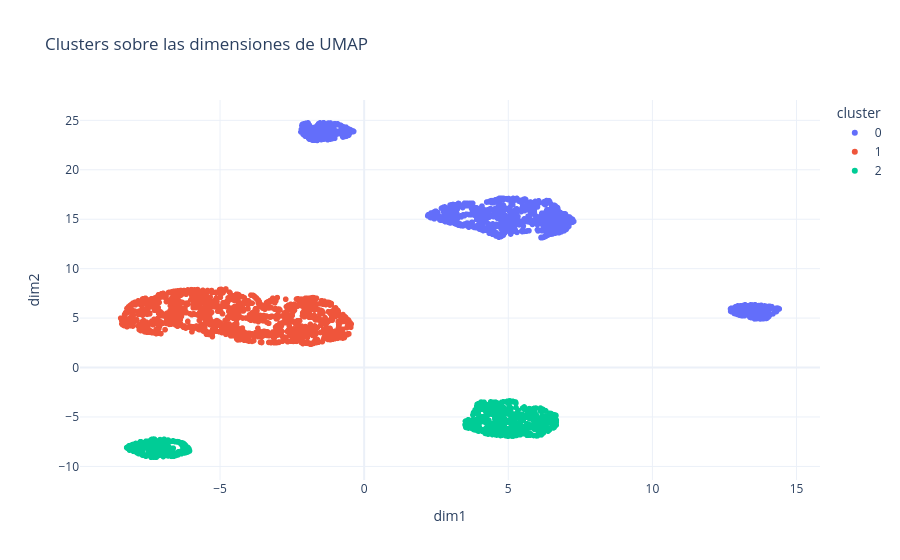
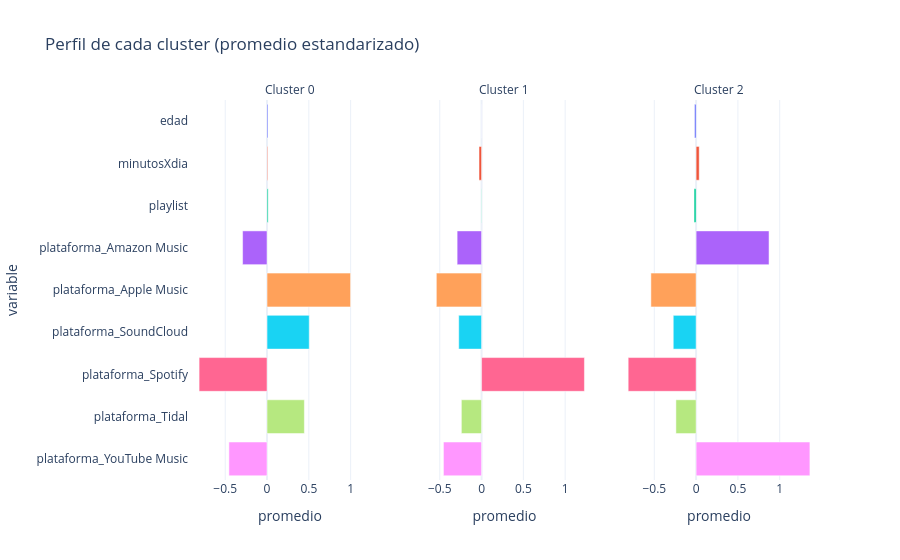

Source (notebook cell) for these figures, in order:
### Markdown cell above
# Ahora separando las plataformas para poder separar clientes por tipo de pltaforma

### Code cell
seg_plat = MODELO_UMAP("../../DATA/PROCESSED/music_streaming_habits_limpio.csv")
seg_plat.preparar_datos(["edad", "minutosXdia", "playlist"], categoricas=["plataforma"])
seg_plat.aplicar_umap()
seg_plat.agrupar(n_clusters=3)
seg_plat.graficar_clusters(hover=["plataforma", "genero_favorito", "estado_animo"])
seg_plat.graficar_barras_clusters()

### Figure 1 — Plotly figure (JSON) as saved in the notebook; plotly's stock layout.template omitted (floating-point values rounded to 4 significant figures; data arrays with more than 128 entries replaced by an {"elided": "..."} marker saying what was removed)
{"data": [{"customdata": {"elided": "1405x3 str values"}, "hovertemplate": "cluster=0<br>dim1=%{x}<br>dim2=%{y}<br>plataforma=%{customdata[0]}<br>genero_favorito=%{customdata[1]}<br>estado_animo=%{customdata[2]}<extra></extra>", "legendgroup": "0", "marker": {"color": "#636efa", "symbol": "circle"}, "mode": "markers", "name": "0", "showlegend": true, "x": {"elided": "1405 float values"}, "xaxis": "x", "y": {"elided": "1405 float values"}, "yaxis": "y", "type": "scattergl"}, {"customdata": {"elided": "1591x3 str values"}, "hovertemplate": "cluster=1<br>dim1=%{x}<br>dim2=%{y}<br>plataforma=%{customdata[0]}<br>genero_favorito=%{customdata[1]}<br>estado_animo=%{customdata[2]}<extra></extra>", "legendgroup": "1", "marker": {"color": "#EF553B", "symbol": "circle"}, "mode": "markers", "name": "1", "showlegend": true, "x": {"elided": "1591 float values"}, "xaxis": "x", "y": {"elided": "1591 float values"}, "yaxis": "y", "type": "scattergl"}, {"customdata": {"elided": "1004x3 str values"}, "hovertemplate": "cluster=2<br>dim1=%{x}<br>dim2=%{y}<br>plataforma=%{customdata[0]}<br>genero_favorito=%{customdata[1]}<br>estado_animo=%{customdata[2]}<extra></extra>", "legendgroup": "2", "marker": {"color": "#00cc96", "symbol": "circle"}, "mode": "markers", "name": "2", "showlegend": true, "x": {"elided": "1004 float values"}, "xaxis": "x", "y": {"elided": "1004 float values"}, "yaxis": "y", "type": "scattergl"}], "layout": {"xaxis": {"anchor": "y", "domain": [0.0, 1.0], "title": {"text": "dim1"}}, "yaxis": {"anchor": "x", "domain": [0.0, 1.0], "title": {"text": "dim2"}}, "legend": {"title": {"text": "cluster"}, "tracegroupgap": 0}, "title": {"text": "Clusters sobre las dimensiones de UMAP"}}}

### Figure 2 — Plotly figure (JSON) as saved in the notebook; plotly's stock layout.template omitted (floating-point values rounded to 4 significant figures)
{"data": [{"hovertemplate": "variable=%{y}<br>cluster=0<br>promedio=%{x}<extra></extra>", "legendgroup": "edad", "marker": {"color": "#636efa", "pattern": {"shape": ""}}, "name": "edad", "orientation": "h", "showlegend": true, "textposition": "auto", "x": [0.01161], "xaxis": "x", "y": ["edad"], "yaxis": "y", "type": "bar"}, {"hovertemplate": "variable=%{y}<br>cluster=1<br>promedio=%{x}<extra></extra>", "legendgroup": "edad", "marker": {"color": "#636efa", "pattern": {"shape": ""}}, "name": "edad", "orientation": "h", "showlegend": false, "textposition": "auto", "x": [0.001992], "xaxis": "x2", "y": ["edad"], "yaxis": "y2", "type": "bar"}, {"hovertemplate": "variable=%{y}<br>cluster=2<br>promedio=%{x}<extra></extra>", "legendgroup": "edad", "marker": {"color": "#636efa", "pattern": {"shape": ""}}, "name": "edad", "orientation": "h", "showlegend": false, "textposition": "auto", "x": [-0.0194], "xaxis": "x3", "y": ["edad"], "yaxis": "y3", "type": "bar"}, {"hovertemplate": "variable=%{y}<br>cluster=0<br>promedio=%{x}<extra></extra>", "legendgroup": "minutosXdia", "marker": {"color": "#EF553B", "pattern": {"shape": ""}}, "name": "minutosXdia", "orientation": "h", "showlegend": true, "textposition": "auto", "x": [0.008048], "xaxis": "x", "y": ["minutosXdia"], "yaxis": "y", "type": "bar"}, {"hovertemplate": "variable=%{y}<br>cluster=1<br>promedio=%{x}<extra></extra>", "legendgroup": "minutosXdia", "marker": {"color": "#EF553B", "pattern": {"shape": ""}}, "name": "minutosXdia", "orientation": "h", "showlegend": false, "textposition": "auto", "x": [-0.03053], "xaxis": "x2", "y": ["minutosXdia"], "yaxis": "y2", "type": "bar"}, {"hovertemplate": "variable=%{y}<br>cluster=2<br>promedio=%{x}<extra></extra>", "legendgroup": "minutosXdia", "marker": {"color": "#EF553B", "pattern": {"shape": ""}}, "name": "minutosXdia", "orientation": "h", "showlegend": false, "textposition": "auto", "x": [0.03712], "xaxis": "x3", "y": ["minutosXdia"], "yaxis": "y3", "type": "bar"}, {"hovertemplate": "variable=%{y}<br>cluster=0<br>promedio=%{x}<extra></extra>", "legendgroup": "playlist", "marker": {"color": "#00cc96", "pattern": {"shape": ""}}, "name": "playlist", "orientation": "h", "showlegend": true, "textposition": "auto", "x": [0.01334], "xaxis": "x", "y": ["playlist"], "yaxis": "y", "type": "bar"}, {"hovertemplate": "variable=%{y}<br>cluster=1<br>promedio=%{x}<extra></extra>", "legendgroup": "playlist", "marker": {"color": "#00cc96", "pattern": {"shape": ""}}, "name": "playlist", "orientation": "h", "showlegend": false, "textposition": "auto", "x": [0.003893], "xaxis": "x2", "y": ["playlist"], "yaxis": "y2", "type": "bar"}, {"hovertemplate": "variable=%{y}<br>cluster=2<br>promedio=%{x}<extra></extra>", "legendgroup": "playlist", "marker": {"color": "#00cc96", "pattern": {"shape": ""}}, "name": "playlist", "orientation": "h", "showlegend": false, "textposition": "auto", "x": [-0.02483], "xaxis": "x3", "y": ["playlist"], "yaxis": "y3", "type": "bar"}, {"hovertemplate": "variable=%{y}<br>cluster=0<br>promedio=%{x}<extra></extra>", "legendgroup": "plataforma_Amazon Music", "marker": {"color": "#ab63fa", "pattern": {"shape": ""}}, "name": "plataforma_Amazon Music", "orientation": "h", "showlegend": true, "textposition": "auto", "x": [-0.2924], "xaxis": "x", "y": ["plataforma_Amazon Music"], "yaxis": "y", "type": "bar"}, {"hovertemplate": "variable=%{y}<br>cluster=1<br>promedio=%{x}<extra></extra>", "legendgroup": "plataforma_Amazon Music", "marker": {"color": "#ab63fa", "pattern": {"shape": ""}}, "name": "plataforma_Amazon Music", "orientation": "h", "showlegend": false, "textposition": "auto", "x": [-0.2924], "xaxis": "x2", "y": ["plataforma_Amazon Music"], "yaxis": "y2", "type": "bar"}, {"hovertemplate": "variable=%{y}<br>cluster=2<br>promedio=%{x}<extra></extra>", "legendgroup": "plataforma_Amazon Music", "marker": {"color": "#ab63fa", "pattern": {"shape": ""}}, "name": "plataforma_Amazon Music", "orientation": "h", "showlegend": false, "textposition": "auto", "x": [0.8725], "xaxis": "x3", "y": ["plataforma_Amazon Music"], "yaxis": "y3", "type": "bar"}, {"hovertemplate": "variable=%{y}<br>cluster=0<br>promedio=%{x}<extra></extra>", "legendgroup": "plataforma_Apple Music", "marker": {"color": "#FFA15A", "pattern": {"shape": ""}}, "name": "plataforma_Apple Music", "orientation": "h", "showlegend": true, "textposition": "auto", "x": [0.9995], "xaxis": "x", "y": ["plataforma_Apple Music"], "yaxis": "y", "type": "bar"}, {"hovertemplate": "variable=%{y}<br>cluster=1<br>promedio=%{x}<extra></extra>", "legendgroup": "plataforma_Apple Music", "marker": {"color": "#FFA15A", "pattern": {"shape": ""}}, "name": "plataforma_Apple Music", "orientation": "h", "showlegend": false, "textposition": "auto", "x": [-0.5411], "xaxis": "x2", "y": ["plataforma_Apple Music"], "yaxis": "y2", "type": "bar"}, {"hovertemplate": "variable=%{y}<br>cluster=2<br>promedio=%{x}<extra></extra>", "legendgroup": "plataforma_Apple Music", "marker": {"color": "#FFA15A", "pattern": {"shape": ""}}, "name": "plataforma_Apple Music", "orientation": "h", "showlegend": false, "textposition": "auto", "x": [-0.5411], "xaxis": "x3", "y": ["plataforma_Apple Music"], "yaxis": "y3", "type": "bar"}, {"hovertemplate": "variable=%{y}<br>cluster=0<br>promedio=%{x}<extra></extra>", "legendgroup": "plataforma_SoundCloud", "marker": {"color": "#19d3f3", "pattern": {"shape": ""}}, "name": "plataforma_SoundCloud", "orientation": "h", "showlegend": true, "textposition": "auto", "x": [0.5048], "xaxis": "x", "y": ["plataforma_SoundCloud"], "yaxis": "y", "type": "bar"}, {"hovertemplate": "variable=%{y}<br>cluster=1<br>promedio=%{x}<extra></extra>", "legendgroup": "plataforma_SoundCloud", "marker": {"color": "#19d3f3", "pattern": {"shape": ""}}, "name": "plataforma_SoundCloud", "orientation": "h", "showlegend": false, "textposition": "auto", "x": [-0.2733], "xaxis": "x2", "y": ["plataforma_SoundCloud"], "yaxis": "y2", "type": "bar"}, {"hovertemplate": "variable=%{y}<br>cluster=2<br>promedio=%{x}<extra></extra>", "legendgroup": "plataforma_SoundCloud", "marker": {"color": "#19d3f3", "pattern": {"shape": ""}}, "name": "plataforma_SoundCloud", "orientation": "h", "showlegend": false, "textposition": "auto", "x": [-0.2733], "xaxis": "x3", "y": ["plataforma_SoundCloud"], "yaxis": "y3", "type": "bar"}, {"hovertemplate": "variable=%{y}<br>cluster=0<br>promedio=%{x}<extra></extra>", "legendgroup": "plataforma_Spotify", "marker": {"color": "#FF6692", "pattern": {"shape": ""}}, "name": "plataforma_Spotify", "orientation": "h", "showlegend": true, "textposition": "auto", "x": [-0.8127], "xaxis": "x", "y": ["plataforma_Spotify"], "yaxis": "y", "type": "bar"}, {"hovertemplate": "variable=%{y}<br>cluster=1<br>promedio=%{x}<extra></extra>", "legendgroup": "plataforma_Spotify", "marker": {"color": "#FF6692", "pattern": {"shape": ""}}, "name": "plataforma_Spotify", "orientation": "h", "showlegend": false, "textposition": "auto", "x": [1.231], "xaxis": "x2", "y": ["plataforma_Spotify"], "yaxis": "y2", "type": "bar"}, {"hovertemplate": "variable=%{y}<br>cluster=2<br>promedio=%{x}<extra></extra>", "legendgroup": "plataforma_Spotify", "marker": {"color": "#FF6692", "pattern": {"shape": ""}}, "name": "plataforma_Spotify", "orientation": "h", "showlegend": false, "textposition": "auto", "x": [-0.8127], "xaxis": "x3", "y": ["plataforma_Spotify"], "yaxis": "y3", "type": "bar"}, {"hovertemplate": "variable=%{y}<br>cluster=0<br>promedio=%{x}<extra></extra>", "legendgroup": "plataforma_Tidal", "marker": {"color": "#B6E880", "pattern": {"shape": ""}}, "name": "plataforma_Tidal", "orientation": "h", "showlegend": true, "textposition": "auto", "x": [0.4467], "xaxis": "x", "y": ["plataforma_Tidal"], "yaxis": "y", "type": "bar"}, {"hovertemplate": "variable=%{y}<br>cluster=1<br>promedio=%{x}<extra></extra>", "legendgroup": "plataforma_Tidal", "marker": {"color": "#B6E880", "pattern": {"shape": ""}}, "name": "plataforma_Tidal", "orientation": "h", "showlegend": false, "textposition": "auto", "x": [-0.2418], "xaxis": "x2", "y": ["plataforma_Tidal"], "yaxis": "y2", "type": "bar"}, {"hovertemplate": "variable=%{y}<br>cluster=2<br>promedio=%{x}<extra></extra>", "legendgroup": "plataforma_Tidal", "marker": {"color": "#B6E880", "pattern": {"shape": ""}}, "name": "plataforma_Tidal", "orientation": "h", "showlegend": false, "textposition": "auto", "x": [-0.2418], "xaxis": "x3", "y": ["plataforma_Tidal"], "yaxis": "y3", "type": "bar"}, {"hovertemplate": "variable=%{y}<br>cluster=0<br>promedio=%{x}<extra></extra>", "legendgroup": "plataforma_YouTube Music", "marker": {"color": "#FF97FF", "pattern": {"shape": ""}}, "name": "plataforma_YouTube Music", "orientation": "h", "showlegend": true, "textposition": "auto", "x": [-0.4562], "xaxis": "x", "y": ["plataforma_YouTube Music"], "yaxis": "y", "type": "bar"}, {"hovertemplate": "variable=%{y}<br>cluster=1<br>promedio=%{x}<extra></extra>", "legendgroup": "plataforma_YouTube Music", "marker": {"color": "#FF97FF", "pattern": {"shape": ""}}, "name": "plataforma_YouTube Music", "orientation": "h", "showlegend": false, "textposition": "auto", "x": [-0.4562], "xaxis": "x2", "y": ["plataforma_YouTube Music"], "yaxis": "y2", "type": "bar"}, {"hovertemplate": "variable=%{y}<br>cluster=2<br>promedio=%{x}<extra></extra>", "legendgroup": "plataforma_YouTube Music", "marker": {"color": "#FF97FF", "pattern": {"shape": ""}}, "name": "plataforma_YouTube Music", "orientation": "h", "showlegend": false, "textposition": "auto", "x": [1.361], "xaxis": "x3", "y": ["plataforma_YouTube Music"], "yaxis": "y3", "type": "bar"}], "layout": {"xaxis": {"anchor": "y", "domain": [0.0, 0.32], "title": {"text": "promedio"}}, "yaxis": {"anchor": "x", "domain": [0.0, 1.0], "title": {"text": "variable"}, "categoryorder": "array", "categoryarray": ["plataforma_YouTube Music", "plataforma_Tidal", "plataforma_Spotify", "plataforma_SoundCloud", "plataforma_Apple Music", "plataforma_Amazon Music", "playlist", "minutosXdia", "edad"]}, "xaxis2": {"anchor": "y2", "domain": [0.34, 0.66], "matches": "x", "title": {"text": "promedio"}}, "yaxis2": {"anchor": "x2", "domain": [0.0, 1.0], "matches": "y", "showticklabels": false}, "xaxis3": {"anchor": "y3", "domain": [0.68, 1.0], "matches": "x", "title": {"text": "promedio"}}, "yaxis3": {"anchor": "x3", "domain": [0.0, 1.0], "matches": "y", "showticklabels": false}, "annotations": [{"font": {}, "showarrow": false, "text": "Cluster 0", "x": 0.16, "xanchor": "center", "xref": "paper", "y": 1.0, "yanchor": "bottom", "yref": "paper"}, {"font": {}, "showarrow": false, "text": "Cluster 1", "x": 0.5, "xanchor": "center", "xref": "paper", "y": 1.0, "yanchor": "bottom", "yref": "paper"}, {"font": {}, "showarrow": false, "text": "Cluster 2", "x": 0.84, "xanchor": "center", "xref": "paper", "y": 1.0, "yanchor": "bottom", "yref": "paper"}], "legend": {"title": {"text": "variable"}, "tracegroupgap": 0}, "title": {"text": "Perfil de cada cluster (promedio estandarizado)"}, "barmode": "relative", "showlegend": false}}
